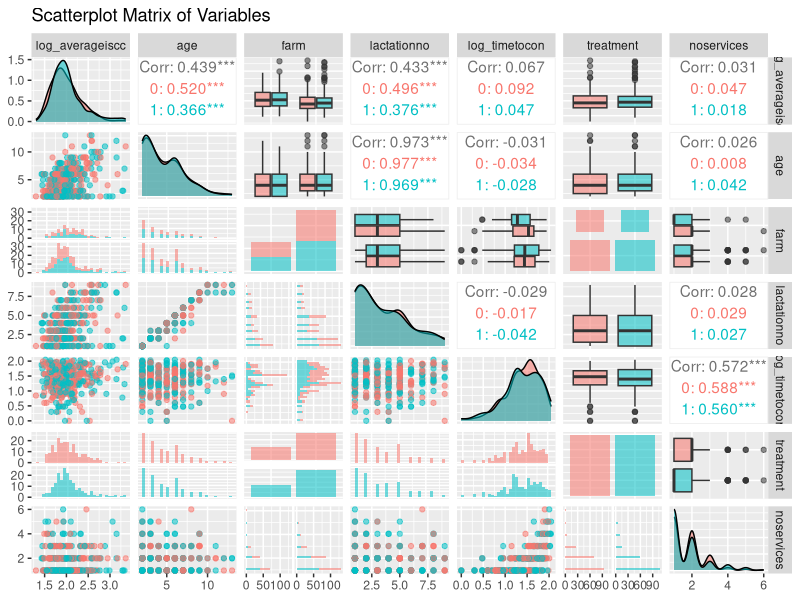
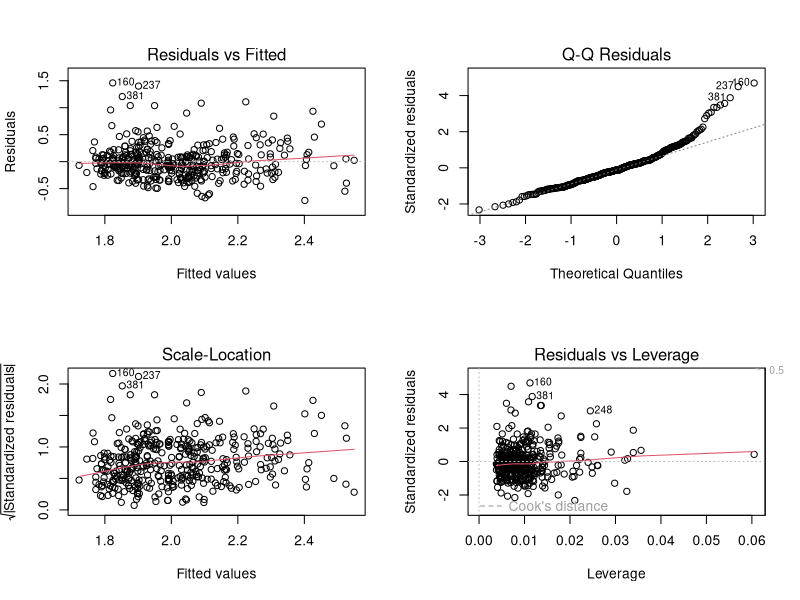

Generate these figures, in order, with R:
## ---- chunk 1
knitr::opts_chunk$set(echo = TRUE, message = FALSE, warning = FALSE)
## ---- chunk 2
# Load libraries
library(openxlsx)
library(ggplot2)
library(GGally)
library(car)
library(lmtest)
library(MASS)

# Load data from the Excel file in the project directory
iscc <- read.xlsx("iscc.xlsx")

# Basic cleaning and preparation
iscc_complete <- na.omit(iscc)
iscc_complete$treatment <- as.factor(iscc_complete$treatment)
iscc_complete$farm <- as.factor(iscc_complete$farm)
iscc_complete$log_averageiscc <- log10(iscc_complete$averageiscc + 1)
iscc_complete$log_timetocon <- log10(iscc_complete$timetocon + 1)

# Exclude farm 3 and drop the unused factor level
iscc_cleaned <- iscc_complete[iscc_complete$farm != 3, ]
iscc_cleaned$farm <- droplevels(iscc_cleaned$farm)
## ---- chunk 3
selected_data <- iscc_cleaned[, c("log_averageiscc", "age", "farm", "lactationno", "log_timetocon", "treatment", "noservices")]

ggpairs(selected_data,
        aes(color = treatment, alpha = 0.5)) +
  labs(title = "Scatterplot Matrix of Variables")
## ---- chunk 4
# Build the full model
lm1 <- lm(log_averageiscc ~ age + farm + lactationno + log_timetocon + treatment + noservices, data = iscc_cleaned)

# Perform stepwise model selection
final_model <- stepAIC(lm1, direction = "both")
## ---- chunk 5
model_summary <- summary(final_model)
results_table <- as.data.frame(model_summary$coefficients)
names(results_table) <- c("Coefficient", "SE", "t-value", "P-value")

knitr::kable(results_table, caption = "Final Model Coefficients", digits = 3)
## ---- chunk 6
par(mfrow = c(2, 2))
plot(final_model)
par(mfrow = c(1, 1))
## ---- chunk 7
vif_values <- vif(final_model)
vif_table <- data.frame(Variable = names(vif_values), VIF = vif_values)
knitr::kable(vif_table, caption = "Variance Inflation Factors (VIF)", digits = 3)
